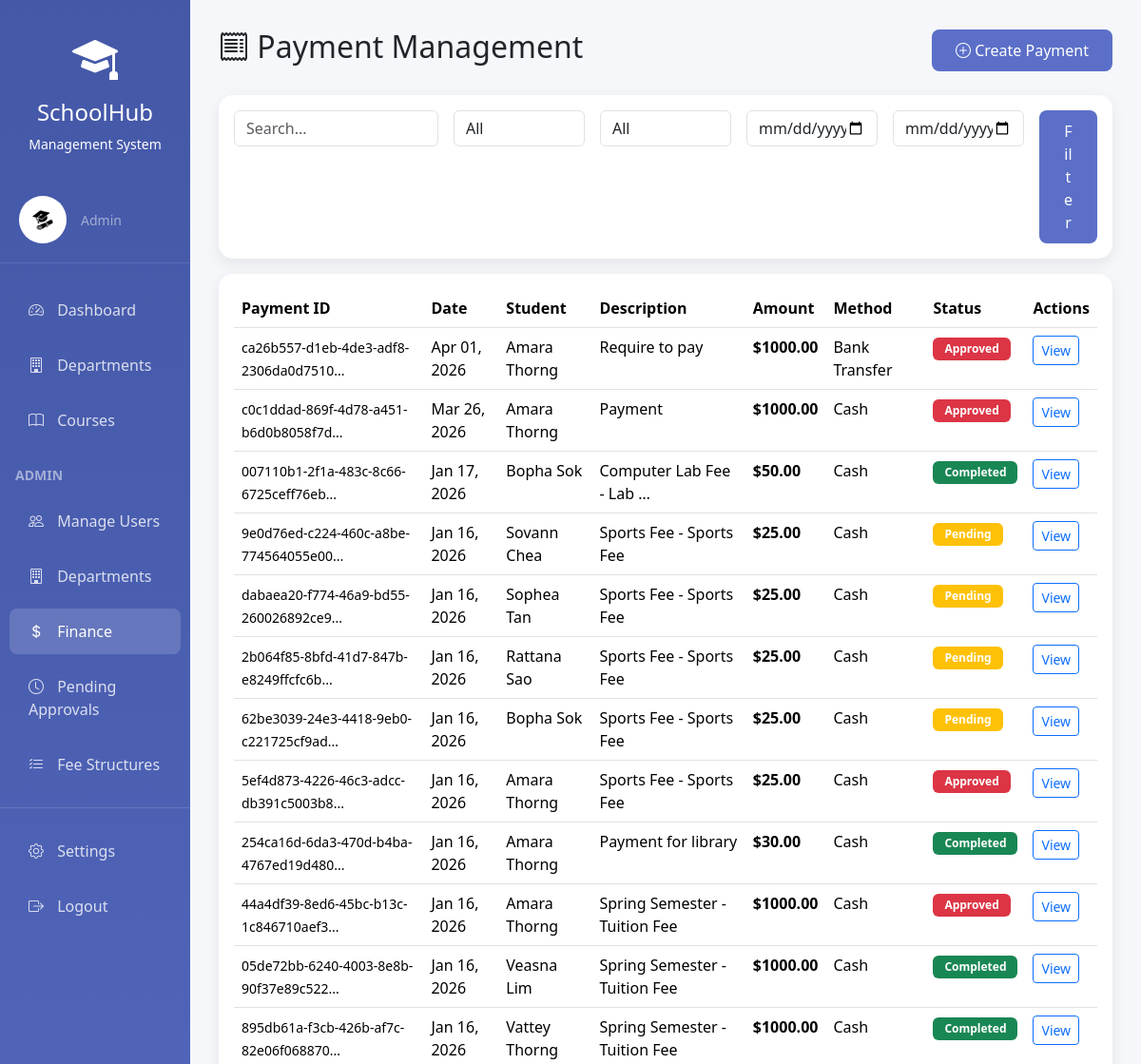
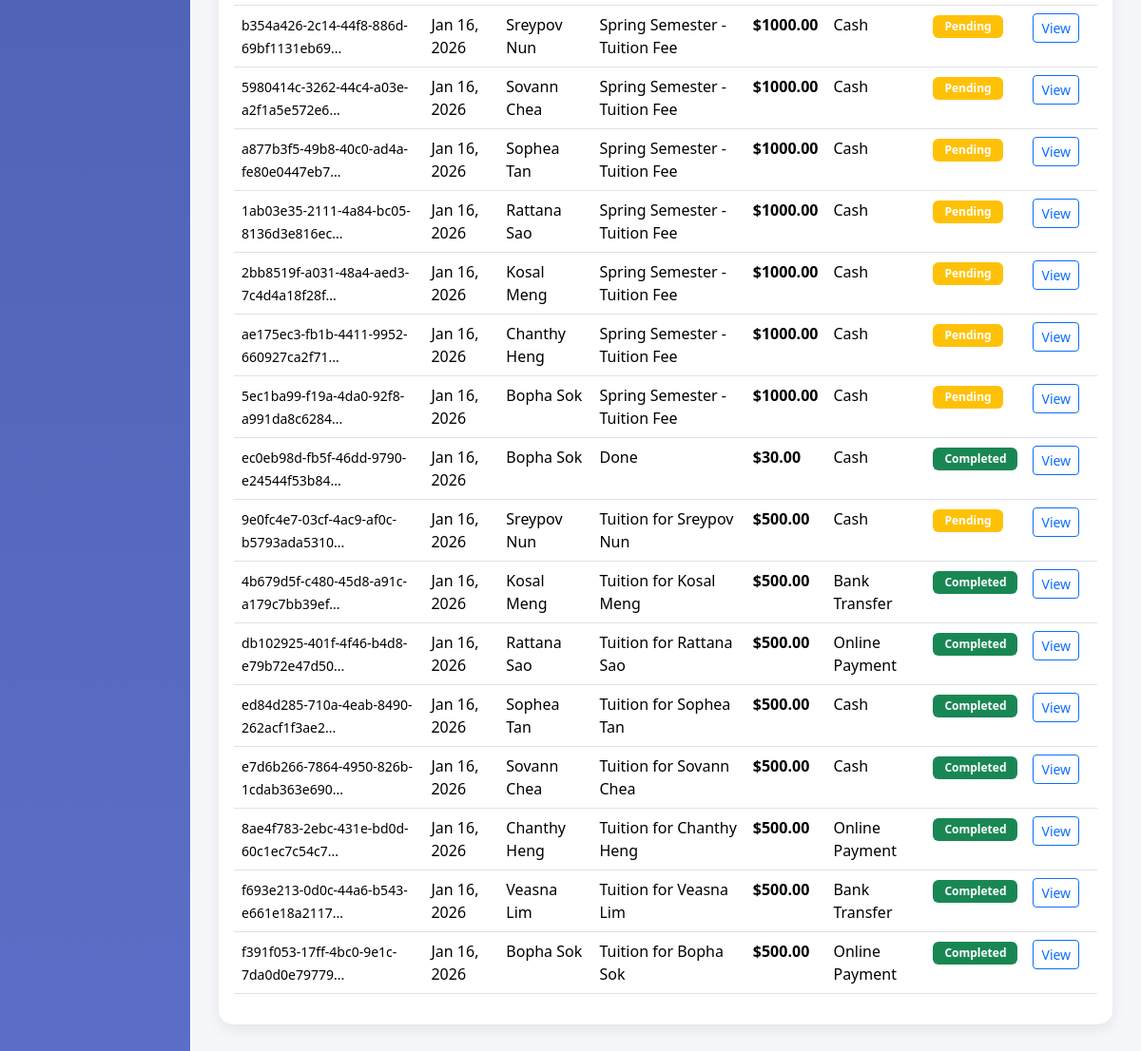
Screenshot of /finance/payments/ (signed in) with the database file from the repository (2 pictures, top to bottom).
### accounts/models.py (models this page shows, shortened)
class User(AbstractUser):
    USER_TYPE_CHOICES = (
        ('admin', 'Admin'),
        ('teacher', 'Teacher'),
        ('student', 'Student'),
    )
    user_type = models.CharField(max_length=10, choices=USER_TYPE_CHOICES, default='student')
    phone_number = models.CharField(max_length=15, blank=True, null=True)
    address = models.TextField(blank=True, null=True)
    date_of_birth = models.DateField(blank=True, null=True)
    profile_picture = models.ImageField(upload_to='profiles/', blank=True, null=True)
    is_approved = models.BooleanField(default=False, help_text='Admin must approve new accounts')
    student_id = models.CharField(max_length=20, blank=True, null=True, unique=True)
    enrollment_date = models.DateField(blank=True, null=True)
    department = models.ForeignKey('academics.Department', on_delete=models.SET_NULL,
                                   null=True, blank=True, related_name='students')
    major = models.ForeignKey('academics.Major', on_delete=models.SET_NULL,
                              null=True, blank=True, related_name='students')
    teacher_id = models.CharField(max_length=20, blank=True, null=True, unique=True)
    hire_date = models.DateField(blank=True, null=True)
    teacher_department = models.ForeignKey('academics.Department', on_delete=models.SET_NULL,
                                          null=True, blank=True, related_name='teachers')
    teaching_majors = models.ManyToManyField('academics.Major', blank=True,
                                             related_name='teachers')
    class Meta:
        ordering = ['username']
    @property
    def is_admin(self):
        return self.user_type == 'admin'
    @property
    def is_student(self):
        return self.user_type == 'student'

### finance/models.py (models this page shows, shortened)
class Payment(models.Model):
    STATUS_CHOICES = (
        ('pending', 'Pending'),
        ('awaiting_approval', 'Awaiting Approval'),
        ('approved', 'Approved'),
        ('rejected', 'Rejected'),
        ('completed', 'Completed'),
        ('failed', 'Failed'),
        ('refunded', 'Refunded'),
    )
    PAYMENT_METHOD_CHOICES = (
        ('cash', 'Cash'),
        ('bank_transfer', 'Bank Transfer'),
        ('credit_card', 'Credit Card'),
        ('online', 'Online Payment'),
    )
    payment_id = models.UUIDField(default=uuid.uuid4, editable=False, unique=True)
    student = models.ForeignKey(User, on_delete=models.CASCADE,
                                limit_choices_to={'user_type': 'student'},
                                related_name='payments')
    fee_structure = models.ForeignKey(FeeStructure, on_delete=models.SET_NULL,
                                      null=True, blank=True)
    course = models.ForeignKey(Course, on_delete=models.SET_NULL,
                               null=True, blank=True,
                               help_text="Associated course (if applicable)")
    amount = models.DecimalField(max_digits=10, decimal_places=2,
                                 validators=[MinValueValidator(0)])
    description = models.TextField()
    payment_method = models.CharField(max_length=20, choices=PAYMENT_METHOD_CHOICES,
                                      default='cash')
    status = models.CharField(max_length=20, choices=STATUS_CHOICES, default='pending')
    transaction_id = models.CharField(max_length=100, blank=True, null=True)
    payment_date = models.DateTimeField(null=True, blank=True)
    due_date = models.DateField()
    processed_by = models.ForeignKey(User, on_delete=models.SET_NULL, null=True,
                                     related_name='payments_processed')
    notes = models.TextField(blank=True)
    created_at = models.DateTimeField(auto_now_add=True)
    updated_at = models.DateTimeField(auto_now=True)
    class Meta:
        ordering = ['-created_at']

### finance/views.py (the view, shortened to what this page needs)
# urls.py: path('payments/', views.payment_list, name='payment_list'),
@user_passes_test(admin_required)
def payment_list(request):
    payments = Payment.objects.all()
    form = PaymentFilterForm(request.GET)
    if form.is_valid():
        status = form.cleaned_data.get('status')
        payment_method = form.cleaned_data.get('payment_method')
        date_from = form.cleaned_data.get('date_from')
        date_to = form.cleaned_data.get('date_to')
        if status:
            payments = payments.filter(status=status)
        if payment_method:
            payments = payments.filter(payment_method=payment_method)
        if date_from:
            payments = payments.filter(created_at__date__gte=date_from)
        if date_to:
            payments = payments.filter(created_at__date__lte=date_to)
    query = request.GET.get('q', '')
    return render(request, 'finance/payment_list.html', {
        'payments': payments,
        'form': form,
        'query': query
    })

### finance/forms.py
class PaymentFilterForm(forms.Form):
    status = forms.ChoiceField(
        choices=[('', 'All')] + list(Payment.STATUS_CHOICES),
        required=False,
        widget=forms.Select(attrs={'class': 'form-control'})
    )
    payment_method = forms.ChoiceField(
        choices=[('', 'All')] + list(Payment.PAYMENT_METHOD_CHOICES),
        required=False,
        widget=forms.Select(attrs={'class': 'form-control'})
    )
    date_from = forms.DateField(
        required=False,
        widget=forms.DateInput(attrs={'class': 'form-control', 'type': 'date'})
    )
    date_to = forms.DateField(
        required=False,
        widget=forms.DateInput(attrs={'class': 'form-control', 'type': 'date'})
    )

### finance/views.py (called while the page is built)
def admin_required(user):
    return user.is_authenticated and user.is_admin

### finance/templates/finance/payment_list.html (shortened to what this page needs)
{% extends 'base.html' %}
{% block content %}
<div class="d-flex justify-content-between align-items-center mb-4">
    <h2><i class="bi bi-receipt"></i> Payment Management</h2>
    <a href="{% url 'finance:create_payment' %}" class="btn btn-primary">
        <i class="bi bi-plus-circle"></i> Create Payment
    </a>
</div>
<div class="card mb-3">
    <div class="card-body">
        <form method="get" class="row g-3">
            <div class="col-md-3">
                <input type="text" name="q" class="form-control" placeholder="Search..." value="{{ query }}">
            </div>
            <div class="col-md-2">
                {{ form.status }}
            </div>
            <div class="col-md-2">
                {{ form.payment_method }}
            </div>
            <div class="col-md-2">
                {{ form.date_from }}
            </div>
            <div class="col-md-2">
                {{ form.date_to }}
            </div>
            <div class="col-md-1">
                <button type="submit" class="btn btn-primary w-100">Filter</button>
            </div>
        </form>
    </div>
</div>
<div class="card">
    <div class="card-body">
        <div class="table-responsive">
            <table class="table table-hover">
                <thead>
                    <tr>
                        <th>Payment ID</th>
                        <th>Date</th>
                        <th>Student</th>
                        <th>Description</th>
                        <th>Amount</th>
                        <th>Method</th>
                        <th>Status</th>
                        <th>Actions</th>
                    </tr>
                </thead>
                <tbody>
                    {% for payment in payments %}
                    <tr>
                        <td><small>{{ payment.payment_id|slice:":8" }}...</small></td>
                        <td>{{ payment.created_at|date:"M d, Y" }}</td>
                        <td>{{ payment.student.get_full_name }}</td>
                        <td>{{ payment.description|truncatewords:5 }}</td>
                        <td><strong>${{ payment.amount }}</strong></td>
                        <td>{{ payment.get_payment_method_display }}</td>
                        <td>
                            {% if payment.status == 'completed' %}
                            <span class="badge bg-success">Completed</span>
                            {% elif payment.status == 'pending' %}
                            <span class="badge bg-warning">Pending</span>
                            {% else %}
                            <span class="badge bg-danger">{{ payment.get_status_display }}</span>
                            {% endif %}
                        </td>
                        <td>
                            <a href="{% url 'finance:payment_detail' payment.id %}" class="btn btn-sm btn-outline-primary">View</a>
                        </td>
                    </tr>
                    {% empty %}
                    <tr>
                        <td colspan="8" class="text-center text-muted py-4">No payments found</td>
                    </tr>
                    {% endfor %}
                </tbody>
            </table>
        </div>
    </div>
</div>
{% endblock %}

### templates/base.html (shortened to what this page needs)
<!DOCTYPE html>
<html lang="en">
<head>
    <link href="https://cdn.jsdelivr.net/npm/bootstrap@5.3.2/dist/css/bootstrap.min.css" rel="stylesheet">
    <link rel="stylesheet" href="https://cdn.jsdelivr.net/npm/bootstrap-icons@1.11.2/font/bootstrap-icons.css">
</head>
<body>
    {% if user.is_authenticated %}
    <div class="container-fluid">
        <div class="row">
            <div class="col-md-2 sidebar">
                <div class="text-center py-4">
                    <i class="bi bi-mortarboard-fill" style="font-size: 3rem;"></i>
                    <h4 class="mt-2">SchoolHub</h4>
                    <p class="small mb-0">Management System</p>
                </div>
                <div class="user-section d-flex align-items-center">
                    <div class="user-avatar">
                        {% if user.profile_picture %}
                        <img src="{{ user.profile_picture.url }}" alt="{{ user.get_full_name }}" style="width: 50px; height: 50px; border-radius: 50%; object-fit: cover;">
                        {% else %}
                        <i class="bi bi-person-circle"></i>
                        {% endif %}
                    </div>
                    <div>
                        <small class="text-white-50">{{ user.get_user_type_display }}</small>
                    </div>
                </div>
                <nav class="nav flex-column">
                    <a class="nav-link {% if request.path == '/accounts/dashboard/' %}active{% endif %}" href="{% url 'accounts:dashboard' %}">
                        <i class="bi bi-speedometer2"></i> Dashboard
                    </a>
                    {% if user.is_admin %}
                    <a class="nav-link {% if '/academics/departments' in request.path %}active{% endif %}" href="{% url 'academics:department_list' %}">
                        <i class="bi bi-building"></i> Departments
                    </a>
                    {% endif %}
                    {% if user.is_admin or user.is_teacher %}
                    <a class="nav-link {% if '/academics/courses/' in request.path %}active{% endif %}" href="{% url 'academics:course_list' %}">
                        <i class="bi bi-book"></i> Courses
                    </a>
                    {% endif %}
                    {% if user.is_admin %}
                    <div class="mt-3 mb-2 px-3">
                        <small class="text-white-50 fw-bold">ADMIN</small>
                    </div>
                    <a class="nav-link {% if '/accounts/users' in request.path %}active{% endif %}" href="{% url 'accounts:user_list' %}">
                        <i class="bi bi-people"></i> Manage Users
                    </a>
                    <a class="nav-link {% if '/accounts/departments' in request.path %}active{% endif %}" href="{% url 'academics:department_list' %}">
                        <i class="bi bi-building"></i> Departments
                    </a>
                    <a class="nav-link {% if '/finance/dashboard' in request.path or '/finance/payments' in request.path %}active{% endif %}" href="{% url 'finance:finance_dashboard' %}">
                        <i class="bi bi-currency-dollar"></i> Finance
                    </a>
                    <a class="nav-link {% if '/finance/payments/pending' in request.path %}active{% endif %}" href="{% url 'finance:pending_payments' %}">
                        <i class="bi bi-clock"></i> Pending Approvals
                    </a>
                    <a class="nav-link {% if '/finance/fee-structures' in request.path %}active{% endif %}" href="{% url 'finance:fee_structure_list' %}">
                        <i class="bi bi-list-check"></i> Fee Structures
                    </a>
                    {% endif %}
                    <hr class="text-white-50">
                    <a class="nav-link {% if '/accounts/settings' in request.path %}active{% endif %}" href="{% url 'accounts:profile_settings' %}">
                        <i class="bi bi-gear"></i> Settings
                    </a>
                    <a class="nav-link" href="{% url 'accounts:logout' %}">
                        <i class="bi bi-box-arrow-right"></i> Logout
                    </a>
                </nav>
            </div>
            <div class="col-md-10 main-content">
                {% block content %}{% endblock %}
            </div>
        </div>
    </div>
    {% else %}
        {% block auth_content %}{% endblock %}
    {% endif %}
</body>
</html>

### templates/base.html (style rules this page uses)
:root { --primary-color: #5b6fc8; --secondary-color: #00c853; --accent-color: #ffa726; --danger-color: #ef5350; }
body { font-family: 'Segoe UI', Tahoma, Geneva, Verdana, sans-serif; background: linear-gradient(135deg, #667eea 0%, #764ba2 100%); min-height: 100vh; }
.sidebar { min-height: 100vh; background: linear-gradient(180deg, #4458a7 0%, #5b6fc8 100%); color: white; padding: 0; box-shadow: 2px 0 10px rgba(0,0,0,0.1); }
.sidebar .nav-link { color: rgba(255,255,255,0.8); padding: 12px 20px; margin: 5px 10px; border-radius: 8px; transition: all 0.3s ease; }
.sidebar .nav-link:hover, .sidebar .nav-link.active { background: rgba(255,255,255,0.15); color: white; }
.sidebar .nav-link i { margin-right: 10px; width: 20px; }
.main-content { padding: 30px; background: #f5f7fa; min-height: 100vh; }
.card { border: none; border-radius: 15px; box-shadow: 0 5px 15px rgba(0,0,0,0.08); margin-bottom: 20px; }
.btn-primary { background: var(--primary-color); border: none; padding: 10px 25px; border-radius: 8px; }
.table { background: white; }
.badge { padding: 6px 12px; border-radius: 6px; }
.user-section { padding: 20px; border-bottom: 1px solid rgba(255,255,255,0.1); margin-bottom: 20px; }
.user-avatar { width: 50px; height: 50px; border-radius: 50%; background: rgba(255,255,255,0.2); display: flex; align-items: center; justify-content: center; font-size: 24px; margin-right: 15px; }

### rows the page displays
User: profile_picture (picture), user_type "Admin"
Payment: payment_id "ca26b557-d1eb-4de3-adf8-2306da0d7510", created_at "Apr 01, 2026", student.get_full_name "Amara Thorng", description "Require to pay", amount "1000.00", payment_method "Bank Transfer", status "Approved"
Payment: payment_id "c0c1ddad-869f-4d78-a451-b6d0b8058f7d", created_at "Mar 26, 2026", student.get_full_name "Amara Thorng", description "Payment", amount "1000.00", payment_method "Cash", status "Approved"
Payment: payment_id "007110b1-2f1a-483c-8c66-6725ceff76eb", created_at "Jan 17, 2026", student.get_full_name "Bopha Sok", description "Computer Lab Fee - Lab …", amount "50.00", payment_method "Cash", status "Completed"
Payment: payment_id "9e0d76ed-c224-460c-a8be-774564055e00", created_at "Jan 16, 2026", student.get_full_name "Sovann Chea", description "Sports Fee - Sports Fee", amount "25.00", payment_method "Cash", status "Pending"
Payment: payment_id "dabaea20-f774-46a9-bd55-260026892ce9", created_at "Jan 16, 2026", student.get_full_name "Sophea Tan", description "Sports Fee - Sports Fee", amount "25.00", payment_method "Cash", status "Pending"
Payment: payment_id "2b064f85-8bfd-41d7-847b-e8249ffcfc6b", created_at "Jan 16, 2026", student.get_full_name "Rattana Sao", description "Sports Fee - Sports Fee", amount "25.00", payment_method "Cash", status "Pending"
Payment: payment_id "62be3039-24e3-4418-9eb0-c221725cf9ad", created_at "Jan 16, 2026", student.get_full_name "Bopha Sok", description "Sports Fee - Sports Fee", amount "25.00", payment_method "Cash", status "Pending"
Payment: payment_id "5ef4d873-4226-46c3-adcc-db391c5003b8", created_at "Jan 16, 2026", student.get_full_name "Amara Thorng", description "Sports Fee - Sports Fee", amount "25.00", payment_method "Cash", status "Approved"
Payment: payment_id "254ca16d-6da3-470d-b4ba-4767ed19d480", created_at "Jan 16, 2026", student.get_full_name "Amara Thorng", description "Payment for library", amount "30.00", payment_method "Cash", status "Completed"
Payment: payment_id "44a4df39-8ed6-45bc-b13c-1c846710aef3", created_at "Jan 16, 2026", student.get_full_name "Amara Thorng", description "Spring Semester - Tuition Fee", amount "1000.00", payment_method "Cash", status "Approved"
Payment: payment_id "05de72bb-6240-4003-8e8b-90f37e89c522", created_at "Jan 16, 2026", student.get_full_name "Veasna Lim", description "Spring Semester - Tuition Fee", amount "1000.00", payment_method "Cash", status "Completed"
Payment: payment_id "895db61a-f3cb-426b-af7c-82e06f068870", created_at "Jan 16, 2026", student.get_full_name "Vattey Thorng", description "Spring Semester - Tuition Fee", amount "1000.00", payment_method "Cash", status "Completed"
Payment: payment_id "b354a426-2c14-44f8-886d-69bf1131eb69", created_at "Jan 16, 2026", student.get_full_name "Sreypov Nun", description "Spring Semester - Tuition Fee", amount "1000.00", payment_method "Cash", status "Pending"
Payment: payment_id "5980414c-3262-44c4-a03e-a2f1a5e572e6", created_at "Jan 16, 2026", student.get_full_name "Sovann Chea", description "Spring Semester - Tuition Fee", amount "1000.00", payment_method "Cash", status "Pending"
Payment: payment_id "a877b3f5-49b8-40c0-ad4a-fe80e0447eb7", created_at "Jan 16, 2026", student.get_full_name "Sophea Tan", description "Spring Semester - Tuition Fee", amount "1000.00", payment_method "Cash", status "Pending"
Payment: payment_id "1ab03e35-2111-4a84-bc05-8136d3e816ec", created_at "Jan 16, 2026", student.get_full_name "Rattana Sao", description "Spring Semester - Tuition Fee", amount "1000.00", payment_method "Cash", status "Pending"
Payment: payment_id "2bb8519f-a031-48a4-aed3-7c4d4a18f28f", created_at "Jan 16, 2026", student.get_full_name "Kosal Meng", description "Spring Semester - Tuition Fee", amount "1000.00", payment_method "Cash", status "Pending"
Payment: payment_id "ae175ec3-fb1b-4411-9952-660927ca2f71", created_at "Jan 16, 2026", student.get_full_name "Chanthy Heng", description "Spring Semester - Tuition Fee", amount "1000.00", payment_method "Cash", status "Pending"
Payment: payment_id "5ec1ba99-f19a-4da0-92f8-a991da8c6284", created_at "Jan 16, 2026", student.get_full_name "Bopha Sok", description "Spring Semester - Tuition Fee", amount "1000.00", payment_method "Cash", status "Pending"
Payment: payment_id "ec0eb98d-fb5f-46dd-9790-e24544f53b84", created_at "Jan 16, 2026", student.get_full_name "Bopha Sok", description "Done", amount "30.00", payment_method "Cash", status "Completed"
Payment: payment_id "9e0fc4e7-03cf-4ac9-af0c-b5793ada5310", created_at "Jan 16, 2026", student.get_full_name "Sreypov Nun", description "Tuition for Sreypov Nun", amount "500.00", payment_method "Cash", status "Pending"
Payment: payment_id "4b679d5f-c480-45d8-a91c-a179c7bb39ef", created_at "Jan 16, 2026", student.get_full_name "Kosal Meng", description "Tuition for Kosal Meng", amount "500.00", payment_method "Bank Transfer", status "Completed"
Payment: payment_id "db102925-401f-4f46-b4d8-e79b72e47d50", created_at "Jan 16, 2026", student.get_full_name "Rattana Sao", description "Tuition for Rattana Sao", amount "500.00", payment_method "Online Payment", status "Completed"
Payment: payment_id "ed84d285-710a-4eab-8490-262acf1f3ae2", created_at "Jan 16, 2026", student.get_full_name "Sophea Tan", description "Tuition for Sophea Tan", amount "500.00", payment_method "Cash", status "Completed"
Payment: payment_id "e7d6b266-7864-4950-826b-1cdab363e690", created_at "Jan 16, 2026", student.get_full_name "Sovann Chea", description "Tuition for Sovann Chea", amount "500.00", payment_method "Cash", status "Completed"
Payment: payment_id "8ae4f783-2ebc-431e-bd0d-60c1ec7c54c7", created_at "Jan 16, 2026", student.get_full_name "Chanthy Heng", description "Tuition for Chanthy Heng", amount "500.00", payment_method "Online Payment", status "Completed"
Payment: payment_id "f693e213-0d0c-44a6-b543-e661e18a2117", created_at "Jan 16, 2026", student.get_full_name "Veasna Lim", description "Tuition for Veasna Lim", amount "500.00", payment_method "Bank Transfer", status "Completed"
Payment: payment_id "f391f053-17ff-4bc0-9e1c-7da0d0e79779", created_at "Jan 16, 2026", student.get_full_name "Bopha Sok", description "Tuition for Bopha Sok", amount "500.00", payment_method "Online Payment", status "Completed"
